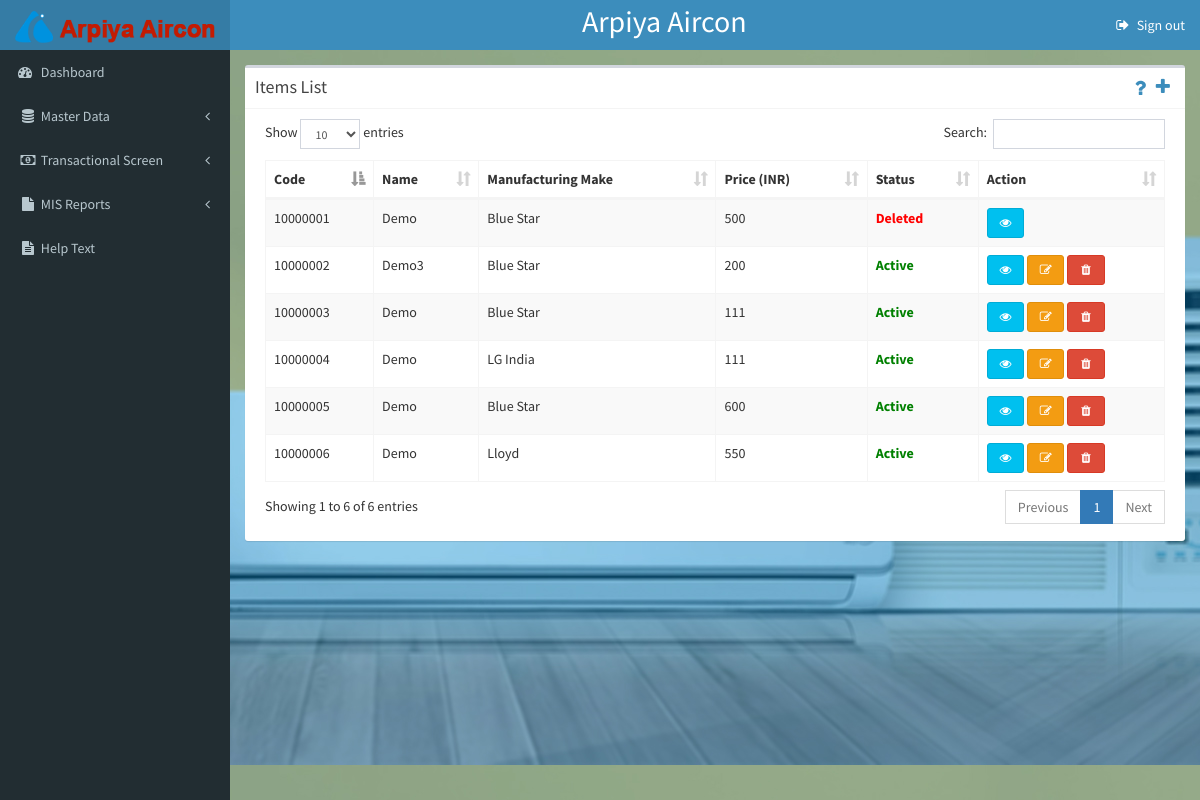
Screenshot of /index.php/admin/itemList (signed in) with the database file from the repository.
### tables this page shows
CREATE TABLE `items` (
  `id` int(10) NOT NULL,
  `code` int(10) NOT NULL,
  `name` varchar(100) NOT NULL,
  `manufacturer_id` int(10) NOT NULL,
  `storage` varchar(100) NOT NULL,
  `material_id` int(10) NOT NULL,
  `UoM_id` int(10) NOT NULL,
  `safety_stock` int(10) NOT NULL,
  `price` float NOT NULL,
  `hsn` varchar(100) DEFAULT NULL,
  `part_no` varchar(100) DEFAULT NULL,
  `drawing_no` varchar(100) DEFAULT NULL,
  `short_desc` varchar(100) DEFAULT NULL,
  `long_desc` varchar(100) DEFAULT NULL,
  `created_by` int(10) NOT NULL,
  `created_on` datetime NOT NULL,
  `flag` int(4) NOT NULL COMMENT '0-Deactive, 1-Active'
);

CREATE TABLE `manufacturers` (
  `id` int(10) NOT NULL,
  `name` varchar(100) NOT NULL,
  `status` int(4) NOT NULL COMMENT '0-Deactive, 1-Active'
);

### application/views/admin/common/admin_layout.php (called while the page is built, shortened)
<?php
$this->load->view('admin/common/admin_header');
$this->load->view('admin/common/admin_menu');
$this->load->view($subview);
?>

### application/controllers/Admin.php (called while the page is built, shortened)
<?php
class Admin extends CI_Controller {
	public function __construct() {
		$this->load->library('session');
		$this->load->model('Admin_model');
		$this->load->model('Customer_model');
		$this->load->model('Supplier_model');
		$this->load->model('Service_model');
		$this->load->model('Po_model');
		$this->load->model('Gr_model');
		$this->load->model('Gi_model');
		$this->load->model('Helptext_model');
	}
	public function itemList()
	{
		$data['helptext'] = $this->Admin_model->getHelptext('Items');
		$this->db->select('items.*, manufacturers.name as make_name, material_types.name as material_type');
		$this->db->join('manufacturers', 'items.manufacturer_id = manufacturers.id');
		$this->db->join('material_types', 'items.material_id = material_types.id');
		$items = $this->db->get('items')->result();
		$data['items'] = $items;
		$data['subview'] = 'admin/itemList';
		$this->load->view('admin/common/admin_layout', $data);
	}
}

### index.php (called while the page is built, shortened)
<?php
require_once BASEPATH.'core/CodeIgniter.php';

### application/views/admin/itemList.php (the view, shortened to what this page needs)
  <div class="content-wrapper">
    <section class="content">
    <div class="box">
            <div class="box-header with-border">
              <h3 class="box-title">Items List</h3>
              <a href="<?php echo base_url().'addItem'; ?>" alt="Add Item" class="fa fa-plus" style="float: right;" data-toggle="tooltip" data-placement="left" title="Add Item"></a>
              <div class="tool">
                <a class="fa fa-question tool" style="float: right;" data-toggle="tooltip" data-placement="left" title=""></a>
              </div>
            </div>
            <div class="box-body">
              <table id="ItemList" class="table table-bordered table-striped" style="width:100%;">
                <thead>
                  <tr>
                    <th>Code</th>
                    <th>Name</th>
                    <th>Manufacturing Make</th>
                    <th>Price (INR)</th>
                    <th>Status</th>
                    <th>Action</th>
                  </tr>
                </thead>
                <tbody>
                  <?php foreach($items as $i){ ?>
                  <tr>
                  <td><?php echo $i->code; ?></td>
                  <td><?php echo $i->name; ?></td>
                  <td><?php echo $i->make_name; ?></td>
                  <td><?php echo $i->price; ?></td>
                  <td><?php if($i->flag == 1) { ?><span style="font-weight: bold; color: green;">Active</span>
                      <?php } else { ?><span style="font-weight: bold; color: red;">Deleted</span><?php } ?>
                  </td>
                  <td>
                    <a href="<?php echo base_url().'itemDetails/'.$i->id ?>" class="btn btn-info btn-sm" data-toggle="tooltip" data-placement="top" title="View"><i class="fa fa-fw fa-eye"></i></a>
                    <?php if($i->flag == 1) { ?>
                    <a href="<?php echo base_url().'editItem/'.$i->id ?>" class="btn btn-warning btn-sm"><i class="fa fa-fw fa-pencil-square-o" data-toggle="tooltip" data-placement="top" title="Edit"></i></a>
                    <a onClick="return JSconfirm('<?php echo $i->id; ?>');" class="btn btn-danger btn-sm"><i class="fa fa-fw fa-trash" data-toggle="tooltip" data-placement="top" title="Delete"></i></a>
                    <?php } ?>
                  </td>
                  </tr>
                  <?php } ?>
                </tbody>
              </table>
            </div>
          </div>
    </section>
  </div>
</div>

### assets/css/style.css (style rules this page uses)
.content-wrapper { background: url(../images/ac.jpg) center top; }
.tool { position: relative; float: right; padding-right:5px; }
.tool .fa { font-size: 20px; }

### rows the page displays
items: code "10000001", name "Demo", manufacturer.name "Blue Star", price "500", flag "Deleted"
items: code "10000002", name "Demo3", manufacturer.name "Blue Star", price "200", flag "Active"
items: code "10000003", name "Demo", manufacturer.name "Blue Star", price "111", flag "Active"
items: code "10000004", name "Demo", manufacturer.name "LG India", price "111", flag "Active"
items: code "10000005", name "Demo", manufacturer.name "Blue Star", price "600", flag "Active"
items: code "10000006", name "Demo", manufacturer.name "Lloyd", price "550", flag "Active"
